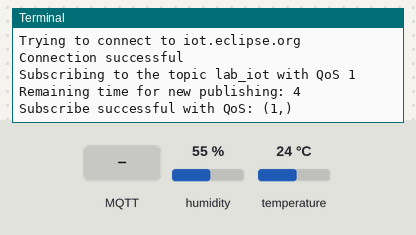
The program below on a simulated Raspberry Pi (header pin numbers). Parts: the last lines printed to the terminal. The test bench sets the inputs (shaded band); at power-on: humidity 55 %, temperature 24 °C. No MQTT or app messages arrive unless stated.

Above: at 1.2 s.
1.3 s: MQTT message "1" arrives on the first subscribed topic
At 1.7 s:
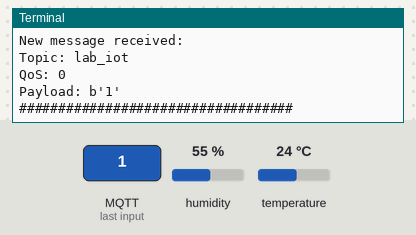
2.8 s: MQTT message "on" arrives on the first subscribed topic
At 3.2 s:
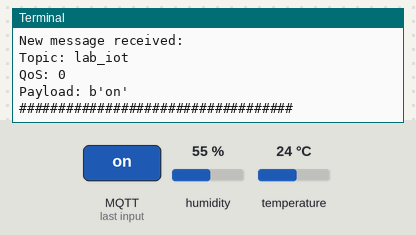
7.7 s: MQTT message "off" arrives on the first subscribed topic
At 8.1 s:
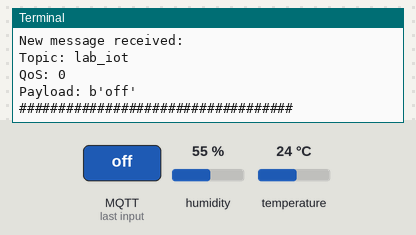
Timing chart, 0 to 10.7 s (numbered marks = the images above; inputs shaded):
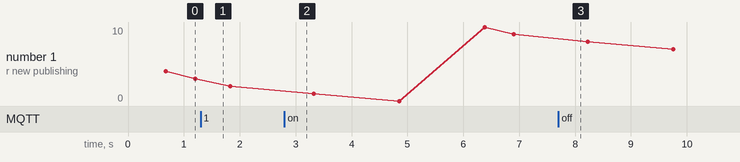

The program:

codigo_final.py
```python
import paho.mqtt.client as paho
import Adafruit_DHT
import RPi.GPIO as GPIO
import time
from time import gmtime, strftime

sensor = Adafruit_DHT.DHT11
GPIO.setmode(GPIO.BOARD)
pino_sensor = 25

def rc_answers_to_strings(argument):
    switcher = {
        0: "Connection successful",
        1: "Connection refused - incorrect protocol version",
        2: "Connection refused - invalid client identifier",
        3: "Connection refused - server unavailable",
        4: "Connection refused - bad username or password",
        5: "Connection refused - not authorised",
        6-255: "Currently unused",
    }
    return switcher.get(argument, "nothing")

def OnConnectHandler(client, userdata, flags, rc):
        print(rc_answers_to_strings(rc))

        topic="lab_iot"
        qos = 1

        print("Subscribing to the topic %s with QoS %d" %(topic,qos))
        client.subscribe(topic, qos)


def OnDisconnecthandler(client, userdata, rc):
    print("Disconnection returned" + str(rc))

def OnMessageHandler(client, userdata, message):
    print("###################################")
    print("New message received:")
    print("Topic: " + str(message.topic))
    print("QoS: " + str(message.qos))
    print("Payload: " + str(message.payload))
    print("###################################")

def OnPublishHandler(client, userdata, mid):
    print("Publish approved!")

def OnSubscribeHandler(client, userdata, mid, granted_qos):
    print("Subscribe successful with QoS: " + str(granted_qos))

def OnUnsubscribeHandler(client, userdata, mid):
    print("Unsubscription returned ")

def OnLogHandler(client, userdata, level, buf):
    print("Log: " + str(buf))


if __name__ == '__main__':

    client = paho.Client()

    client.on_connect = OnConnectHandler
    client.on_disconnect = OnDisconnecthandler
    client.on_message = OnMessageHandler
    client.on_subscribe = OnSubscribeHandler
    client.on_publish = OnPublishHandler

    host="iot.eclipse.org"
    port = 1883
    keepalive=60
    bind_address=""

    print("Trying to connect to %s" %host)

    client.connect(host, port, keepalive, bind_address)

    topic = "raspberry"
    qos = 1
    retain = False
    publish_delay = 5

    run = True
    while run:
       client.loop()
       umid, temp = Adafruit_DHT.read_retry(sensor, pino_sensor);                              # Efetua a leitura do sensor
       if umid is not None and temp is not None:
            valores = ("Temperatura = {0:0.1f}  Umidade = {1:0.1f}\n").format(temp, umid);
       if(publish_delay < 1):
            print("Publishing new data on %s" %topic)
            client.publish(topic, valores, qos, retain)
            publish_delay=10
       else:
            publish_delay=publish_delay-1
       print("Remaining time for new publishing: %d" %(publish_delay))
```

Measured:
- after the input at 1.3 s, the terminal: prints a new line at once (image 1)
- after the input at 2.8 s, the terminal: prints a new line at once (image 2)
- after the input at 7.7 s, the terminal: prints a new line at once (image 3)
